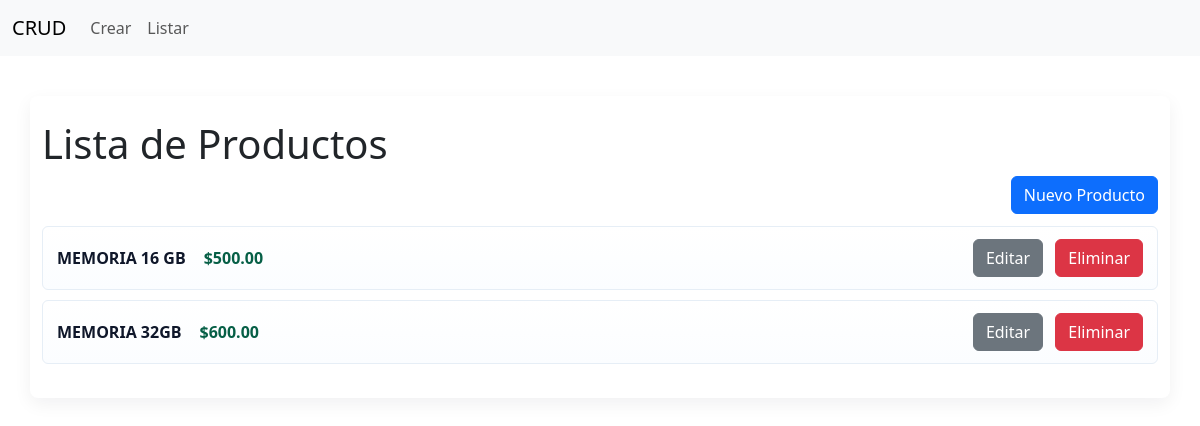
Before: / with the older database file.
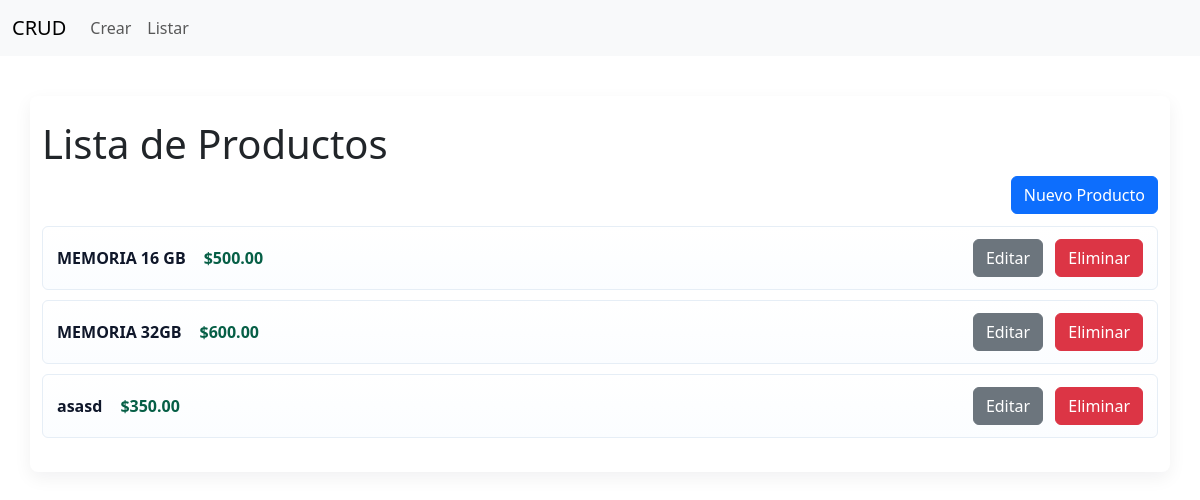
After: the same page with the newer database file.
### app/models.py (models this page shows, shortened)
class Producto(models.Model):
    nombre = models.CharField(max_length=100)
    precio = models.DecimalField(max_digits=10, decimal_places=2)
    descripcion = models.TextField(blank=True, null=True)
    categoria = models.ForeignKey(Categoria, on_delete=models.CASCADE)

### app/views.py (the view)
# urls.py: path('', views.listar_productos, name='listar'),
def listar_productos(request):
    productos = Producto.objects.all()
    return render(request, 'listar.html', {'productos': productos})

### app/templates/listar.html (shortened to what this page needs)
{% load static %}
<!DOCTYPE html>
<html lang="en">
  <head>
    <link rel="stylesheet" href="{% static 'css/style.css' %}" />
    <link
      href="https://cdn.jsdelivr.net/npm/bootstrap@5.3.2/dist/css/bootstrap.min.css"
      rel="stylesheet">
  </head>
  <body>
    {% include 'menu.html' %}
    <div class="container">
      <h1>Lista de Productos</h1>
      <div class="top-actions">
        <a class="btn btn-primary" href="{% url 'crear' %}">Nuevo Producto</a>
      </div>
      <ul class="product-list">
        {% for producto in productos %}
        <li>
          <div class="product-meta">
            <div class="product-name">{{ producto.nombre }}</div>
            <div class="product-price">${{ producto.precio }}</div>
          </div>
          <div class="item-actions">
            <a class="btn btn-secondary"
              href="{% url 'editar' producto.id %}">Editar</a>
            <a class="btn btn-danger" href="{% url 'eliminar' producto.id %}"
              onclick="return confirmarEliminacion()">Eliminar</a>
          </div>
        </li>
        {% endfor %}
      </ul>
    </div>
  </body>
</html>

Changed rows visible on the page:
added Producto: nombre "asasd", precio "350.00"
